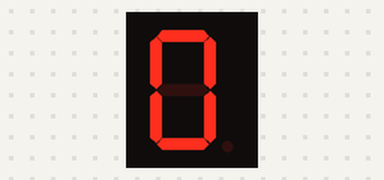
Recording of a sketch running on a simulated Arduino Uno, built with avr-gcc and run on an emulated ATmega328P. Shown: 1-digit seven-segment display. Wiring (inferred from the names in the program): 1-digit 7-segment display, segments lit when HIGH: segments pin 4, pin 3, pin 8, pin 9, pin 10, pin 5, pin 6, pin 7. The segment pins are drawn as the display they are named for.

Above: at 0.1 s.
At 5.1 s:
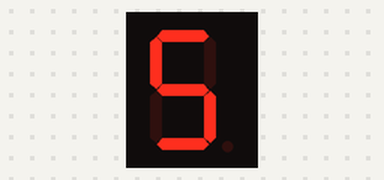
At 11.1 s:
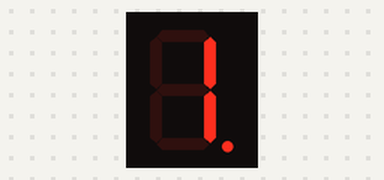
At 20.1 s:
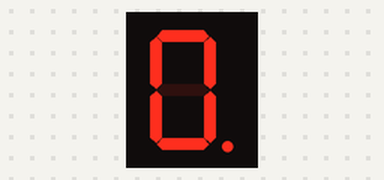
At 28.1 s:
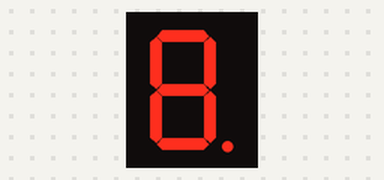
At 39.1 s:
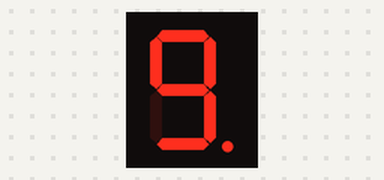

The sketch:

countdown_using_7_segment_display1.ino
```cpp
// C++ code
//variable
int DP = 7;
int A = 4;
int B = 3;
int C = 8;
int D = 9;
int E = 10;
int F = 5;
int G = 6;
int delayTime = 1000;

void setup()
{
  pinMode(DP,OUTPUT);
  pinMode(A,OUTPUT);
  pinMode(B,OUTPUT);
  pinMode(C,OUTPUT);
  pinMode(D,OUTPUT);
  pinMode(E,OUTPUT);
  pinMode(F,OUTPUT);
  pinMode(G,OUTPUT);
}

void loop()
{
  // NUMBER 0
  digitalWrite(A,HIGH);
  digitalWrite(B,HIGH);
  digitalWrite(C,HIGH);
  digitalWrite(D,HIGH);
  digitalWrite(E,HIGH);
  digitalWrite(F,HIGH);
  digitalWrite(G,LOW);
  delay(delayTime);
  // NUMBER 1
  digitalWrite(A,LOW);
  digitalWrite(B,HIGH);
  digitalWrite(C,HIGH);
  digitalWrite(D,LOW);
  digitalWrite(E,LOW);
  digitalWrite(F,LOW);
  digitalWrite(G,LOW);
  delay(delayTime);
  // NUMBER 2
  digitalWrite(A,HIGH);
  digitalWrite(B,HIGH);
  digitalWrite(C,LOW);
  digitalWrite(D,HIGH);
  digitalWrite(E,HIGH);
  digitalWrite(F,LOW);
  digitalWrite(G,HIGH);
  delay(delayTime);
  // NUMBER 3
  digitalWrite(A,HIGH);
  digitalWrite(B,HIGH);
  digitalWrite(C,HIGH);
  digitalWrite(D,HIGH);
  digitalWrite(E,LOW);
  digitalWrite(F,LOW);
  digitalWrite(G,HIGH);
  delay(delayTime);
  // NUMBER 4
  digitalWrite(A,LOW);
  digitalWrite(B,HIGH);
  digitalWrite(C,HIGH);
  digitalWrite(D,LOW);
  digitalWrite(E,LOW);
  digitalWrite(F,HIGH);
  digitalWrite(G,HIGH);
  delay(delayTime);
  // NUMBER 5
  digitalWrite(A,HIGH);
  digitalWrite(B,LOW);
  digitalWrite(C,HIGH);
  digitalWrite(D,HIGH);
  digitalWrite(E,LOW);
  digitalWrite(F,HIGH);
  digitalWrite(G,HIGH);
  delay(delayTime);
  // NUMBER 6
  digitalWrite(A,HIGH);
  digitalWrite(B,LOW);
  digitalWrite(C,HIGH);
  digitalWrite(D,HIGH);
  digitalWrite(E,HIGH);
  digitalWrite(F,HIGH);
  digitalWrite(G,HIGH);
  delay(delayTime);
  // NUMBER 7
  digitalWrite(A,HIGH);
  digitalWrite(B,HIGH);
  digitalWrite(C,HIGH);
  digitalWrite(D,LOW);
  digitalWrite(E,LOW);
  digitalWrite(F,LOW);
  digitalWrite(G,LOW);
  delay(delayTime);
  // NUMBER 8
  digitalWrite(A,HIGH);
  digitalWrite(B,HIGH);
  digitalWrite(C,HIGH);
  digitalWrite(D,HIGH);
  digitalWrite(E,HIGH);
  digitalWrite(F,HIGH);
  digitalWrite(G,HIGH);
  delay(delayTime);
  // NUMBER 9
  digitalWrite(DP,HIGH);
  digitalWrite(A,HIGH);
  digitalWrite(B,HIGH);
  digitalWrite(C,HIGH);
  digitalWrite(D,HIGH);
  digitalWrite(E,LOW);
  digitalWrite(F,HIGH);
  digitalWrite(G,HIGH);
  delay(delayTime);
  }
```

Measured:
- what the display in image 1 shows lasts 1.0 s, from 5.0 s to 6.0 s
